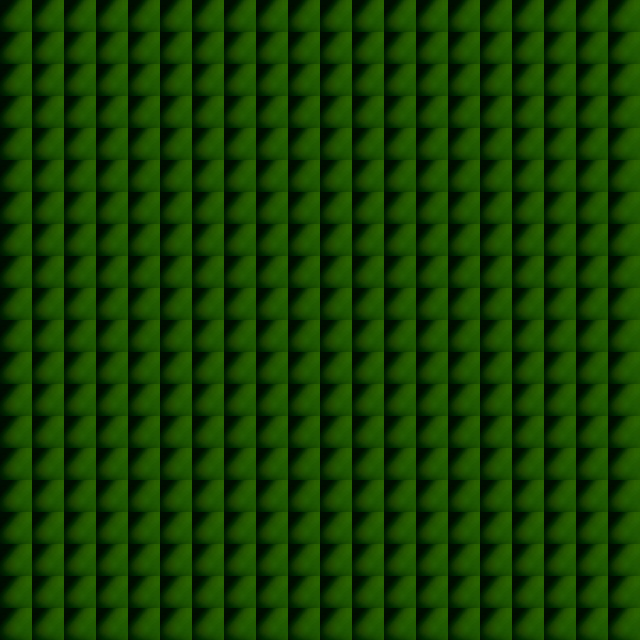

A 2D game scene composited from a Tiled map and its tileset images. What follows is a short description and the map's XML, with each tile layer's data collapsed to a summary:
An orthogonal 20x20 tile map with 32x32 px tiles, 1 tile layer (Tile Layer 1).

<map version="1.0" orientation="orthogonal" width="20" height="20" tilewidth="32" tileheight="32">
 <tileset firstgid="1" name="grape_leaves" tilewidth="32" tileheight="32">
  <image source="grape_leaves.jpg" width="1920" height="1080" />
 </tileset>
 <layer name="Tile Layer 1" width="20" height="20">
  <data>[400 cells, 400 non-empty, 1 distinct tile ids]</data>
 </layer>
 <objectgroup name="Object Layer 1" width="20" height="20" />
</map>